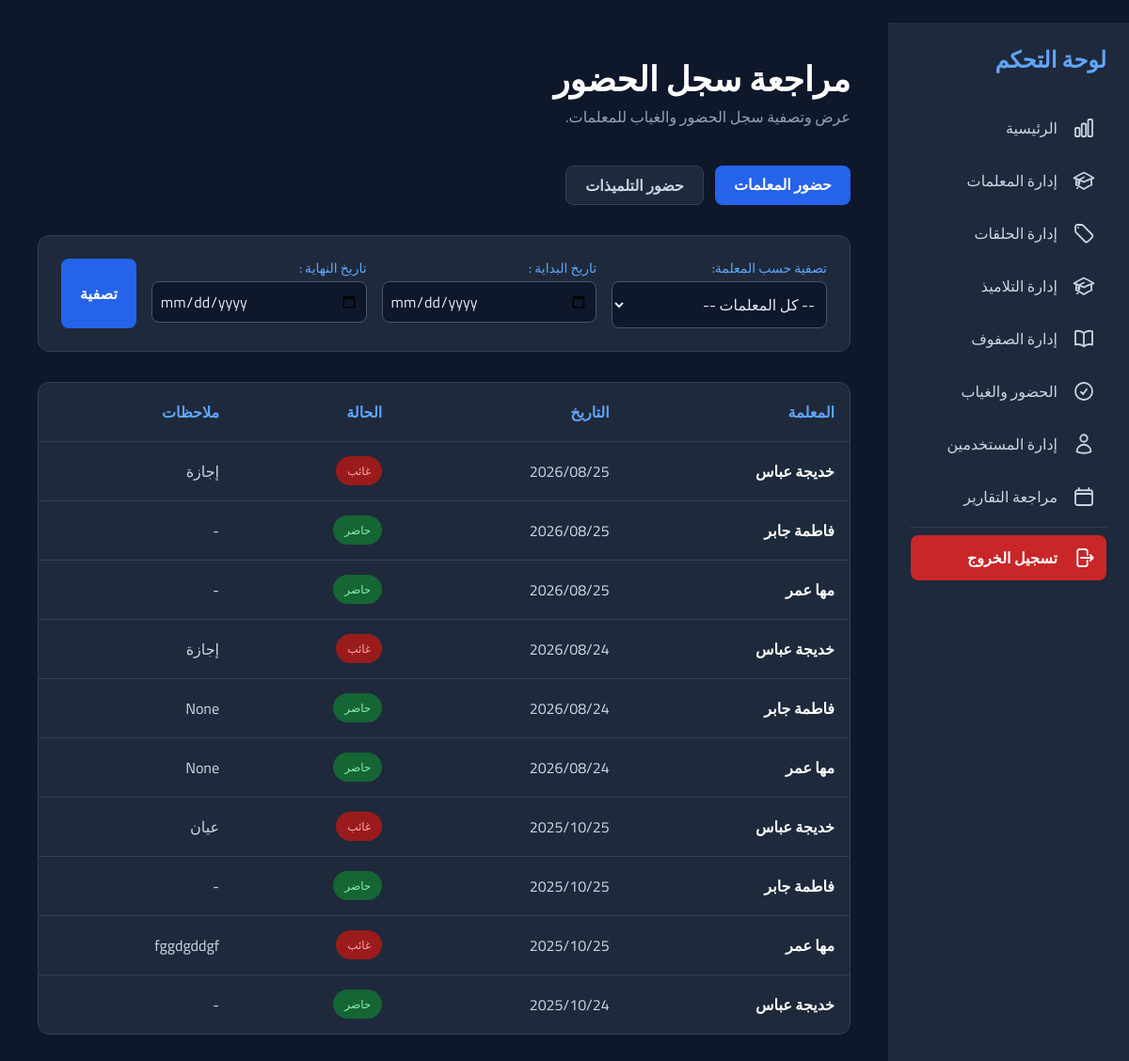
Page /attendance/records/ (signed in) on the committed database.
### attendances/models.py (models this page shows, shortened)
class TeachAttendance(models.Model):
    teacher=models.ForeignKey(Teacher,on_delete=models.CASCADE)
    day=models.DateField(default=date.today)
    status=models.BooleanField(default=True)
    notes=models.TextField(blank=True,null=True)
    class Meta:
        constraints=[
            models.UniqueConstraint(fields=['teacher','day'],name='unique_teacher_day_attendance')
        ]

### teachers/models.py (models this page shows)
class Teacher(models.Model):
    name=models.CharField(max_length=100,blank=False,null=False)
    tel=models.CharField(max_length=10,blank=True,null=True)
    email=models.EmailField()
    address=models.CharField(max_length=100,blank=True,null=True)
    user_name=models.OneToOneField(User,on_delete=models.SET_NULL,blank=True,null=True)
    def __str__(self):
        return self.name

### attendances/views.py (the view)
# urls.py: path('records/',superuser_required(AttendanceRecord.as_view()),name='attendance_record'),
class AttendanceRecord(ListView):
    template_name='attendances/attendance_record.html'
    model=TeachAttendance
    context_object_name='teacher_att'
    paginate_by=30
    def get_queryset(self):
        queryset=super().get_queryset().select_related('teacher')
        teacher_id=_to_int(self.request.GET.get('teacher'))
        range_dates=_parse_range(self.request.GET.get('start_date'),self.request.GET.get('end_date'))
        if teacher_id:
            queryset=queryset.filter(teacher_id=teacher_id)
        if range_dates:
            queryset=queryset.filter(day__range=range_dates)
        return queryset.order_by('-day','teacher__name')
    def get_context_data(self, **kwargs):
        context=super().get_context_data(**kwargs)
        context['teachers']=Teacher.objects.all().order_by('name')
        return context

### attendances/views.py (called while the page is built, shortened)
def _to_int(value):
    try:
        return int(value)
    except (TypeError, ValueError):
        return None

def _parse_range(start_value, end_value):
    if not start_value or not end_value:
        return None

### templates/attendances/attendance_record.html (shortened to what this page needs)
﻿{% extends 'administration/s_base.html' %}
{% load static %}
{% block content %}
<main class="p-6 md:p-10">
    <header class="hidden md:block mb-10">
        <h1 class="text-3xl md:text-4xl font-black text-white">مراجعة سجل الحضور</h1>
        <p class="text-slate-400 mt-2">عرض وتصفية سجل الحضور والغياب للمعلمات.</p>
    </header>
    <div class="mb-8 flex flex-wrap gap-3">
        <span class="px-5 py-2 rounded-lg bg-blue-600 text-white font-bold">حضور المعلمات</span>
        <a href="{% url 'attendances:student_records' %}" class="px-5 py-2 rounded-lg bg-slate-800 border border-slate-700 text-slate-300 hover:bg-slate-700 transition font-bold">حضور التلميذات</a>
    </div>
    <form method="get">
        <div class="mb-8 p-6 bg-slate-800 rounded-xl border border-slate-700 flex flex-col md:flex-row gap-4">
            <div class="flex-1">
                <label for="filter_teacher" class="block text-sm font-medium text-blue-400 mb-1">تصفية حسب المعلمة:</label>
                <select id="filter_teacher" name="teacher" class="w-full p-2 bg-slate-900 border border-slate-600 rounded-lg text-slate-200 focus:ring-2 focus:ring-blue-500">
                    <option value="">-- كل المعلمات --</option>
                </select>
            </div>
            <div class="flex-1">
                <label for="start_date" class="block text-sm font-medium text-blue-400 mb-1">تاريخ البداية :</label>
                <input type="date" id="start_date" name="start_date" value="{{ request.GET.start_date }}" class="w-full bg-slate-900 text-slate-200 border border-slate-600 rounded-lg p-2 focus:ring-2 focus:ring-blue-500">
            </div>
            <div class="flex-1">
                <label for="end_date" class="block text-sm font-medium text-blue-400 mb-1">تاريخ النهاية :</label>
                <input type="date" id="end_date" name="end_date" value="{{ request.GET.end_date }}" class="w-full bg-slate-900 text-slate-200 border border-slate-600 rounded-lg p-2 focus:ring-2 focus:ring-blue-500">
            </div>
            <div class="flex items-end">
                <button type="submit" class="bg-blue-600 text-white px-5 py-2 rounded-lg font-bold hover:bg-blue-700 transition h-full">
                    تصفية
                </button>
            </div>
        </div>
    </form>
    <div class="bg-slate-800 rounded-xl border border-slate-700 overflow-x-auto hidden md:block">
        <table class="w-full text-right">
            <thead class="border-b border-slate-700">
                <tr>
                    <th class="p-4 text-blue-400 font-semibold">المعلمة</th>
                    <th class="p-4 text-blue-400 font-semibold">التاريخ</th>
                    <th class="p-4 text-blue-400 font-semibold">الحالة</th>
                    <th class="p-4 text-blue-400 font-semibold">ملاحظات</th>
                </tr>
            </thead>
            <tbody class="divide-y divide-slate-700">
                {% for teacher_at in teacher_att %}
                <tr>
                    <td class="p-4 text-white font-semibold">{{ teacher_at.teacher }}</td>
                    <td class="p-4">{{ teacher_at.day|date:"Y/m/d" }}</td>
                    <td class="p-4">
                        {% if teacher_at.status == False %}
                            <span class="px-3 py-1 text-xs rounded-full bg-red-800 text-red-300">غائب</span>
                        {% else %}
                            <span class="px-3 py-1 text-xs rounded-full bg-green-800 text-green-300">حاضر</span>
                        {% endif %}
                    </td>
                    <td class="p-4">{{ teacher_at.notes|default:"-" }}</td>
                </tr>
                {% empty %}
                <tr>
                    <td colspan="4" class="p-0">
                        {% include 'partials/_empty_state.html' with title='لا توجد سجلات' subtitle='لا توجد سجلات تطابق معايير التصفية.' icon='partials/icons/calendar-days.svg' %}
                    </td>
                </tr>
                {% endfor %}
            </tbody>
        </table>
    </div>
</main>
{% endblock %}

### rows in the picture
TeachAttendance: teacher "خديجة عباس", day "2026/08/25", status "غائب", notes "إجازة"
TeachAttendance: teacher "فاطمة جابر", day "2026/08/25", status "حاضر", notes "-"
TeachAttendance: teacher "مها عمر", day "2026/08/25", status "حاضر", notes "-"
TeachAttendance: teacher "خديجة عباس", day "2026/08/24", status "غائب", notes "إجازة"
TeachAttendance: teacher "فاطمة جابر", day "2026/08/24", status "حاضر", notes "None"
TeachAttendance: teacher "مها عمر", day "2026/08/24", status "حاضر", notes "None"
TeachAttendance: teacher "خديجة عباس", day "2025/10/25", status "غائب", notes "عيان"
TeachAttendance: teacher "فاطمة جابر", day "2025/10/25", status "حاضر", notes "-"
TeachAttendance: teacher "مها عمر", day "2025/10/25", status "غائب", notes "fggdgddgf"
TeachAttendance: teacher "خديجة عباس", day "2025/10/24", status "حاضر", notes "-"

### other values in the picture
{{ label }} "الرئيسية إدارة المعلمات إدارة الحلقات إدارة التلاميذ إدارة الصفوف الحضور والغياب إدارة المستخدمين مراجعة التقارير تسجيل الخروج"
